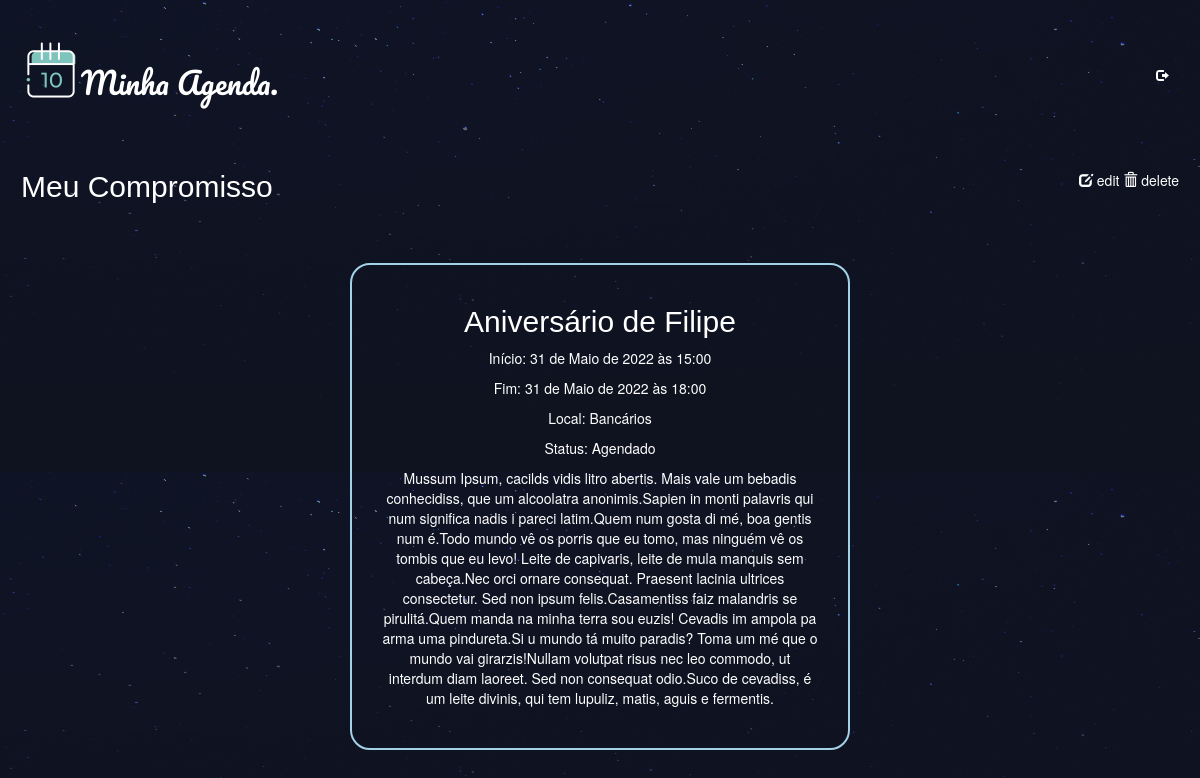
The page /compromissos/compromisso/19/ (signed in) on the database as committed earlier.
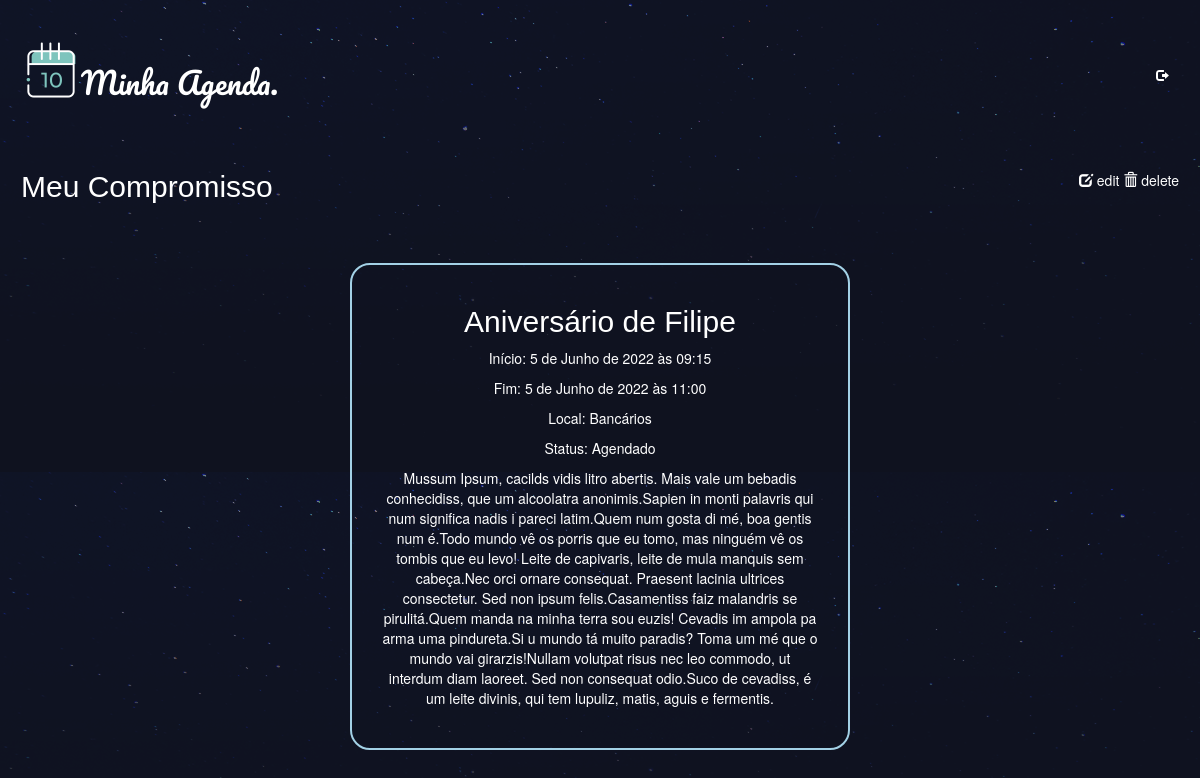
The same page on the database as committed later.
### compromisso/models.py (models this page shows, shortened)
class Compromisso(models.Model):
    nome = models.CharField(max_length=100)
    local = models.CharField(max_length=100)
    obs = models.TextField(blank=True)
    AG = 'Agendado'
    RL = 'Realizado'
    CL = 'Cancelado'
    status = models.CharField(max_length=20, choices=[(AG, 'Agendado'), (RL, 'Realizado'), (CL, 'Cancelado')],
                              default='Agendado')
    data_inicial = models.DateTimeField()
    data_final = models.DateTimeField()
    autor = models.ForeignKey(User, default=None, on_delete=models.CASCADE)

### compromisso/views.py (the view)
# urls.py: path('compromisso/<int:comp_id>/', views.compromisso_visualiza, name="visualiza"),
@login_required(login_url="/accounts/login/")
def compromisso_visualiza(request, comp_id):
    compromisso = Compromisso.objects.get(id=comp_id)
    now = timezone.now()
    if compromisso.data_final < now:
        compromisso.status = 'Realizado'
    return render(request, 'compromisso/compromisso_visualiza.html', {'compromisso': compromisso})

### compromisso/templates/compromisso/compromisso_visualiza.html
{% extends 'base_layout.html'%}
{% block content %}
<header>
        <h2>Meu Compromisso</h2>
        <nav>
        <li>
                <a class="botao-icon" href="{% url 'compromisso:edita' comp_id=compromisso.id %}">
                        <span class="glyphicon glyphicon-edit"></span> edit
                </a>
                <a class="botao-icon" href="{% url 'compromisso:deleta' comp_id=compromisso.id %}">
                        <span class="glyphicon glyphicon-trash"></span> delete
                </a>
        </li>
        </nav>
</header>
<div class="compromisso-visualiza-wrapper">
        <div class="compromisso-visualiza">
                <p><h2>{{ compromisso.nome }}</h2></p>
                <p>Início: {{ compromisso.data_inicial }}</p>
                <p>Fim: {{ compromisso.data_final }}</p>
                <p>Local: {{ compromisso.local }}</p>
                <p>Status: {{ compromisso.status }}</p>
                <p>{{ compromisso.obs }}</p>
        </div>
</div>
{% endblock %}

Rows that differ between the two databases and show on the page:
changed Compromisso "Aniversário de Filipe": data_inicial "31 de Maio de 2022 às 15:00" → "5 de Junho de 2022 às 09:15"; data_final "31 de Maio de 2022 às 18:00" → "5 de Junho de 2022 às 11:00"
